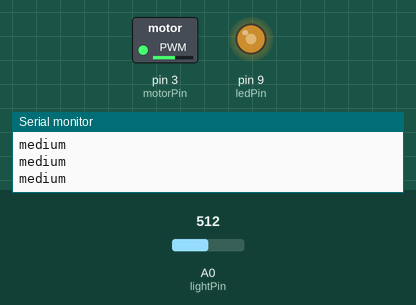
The sketch below on a simulated Arduino Uno, built with avr-gcc and run on an emulated ATmega328P. Shown: switched loads named in the sketch (green lamp = pin HIGH), output pins drawn as LEDs (lit = HIGH), the last lines printed to the serial monitor. The inputs (shaded band) are chosen by the test bench; at power-on: A0 (lightPin) = 512.

Above: at 1.2 s.
1.3 s: A0 (lightPin) set to 546
2.8 s: A0 (lightPin) set to 572
At 3.8 s:
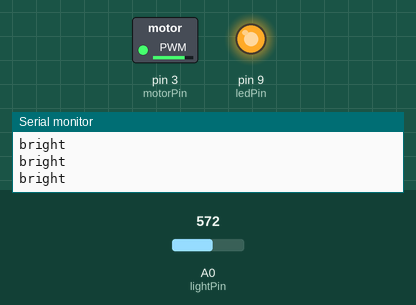
4.3 s: A0 (lightPin) set to 306
At 4.8 s:
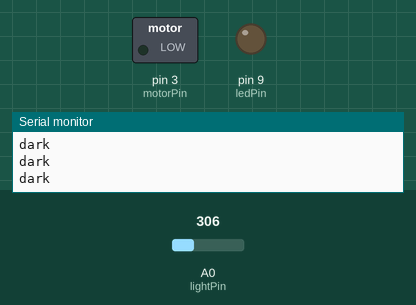
5.8 s: A0 (lightPin) set to 328
At 7.0 s:
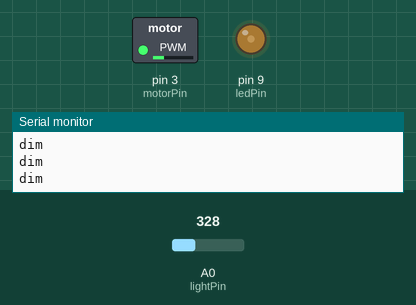
7.3 s: A0 (lightPin) set to 122
At 8.3 s:
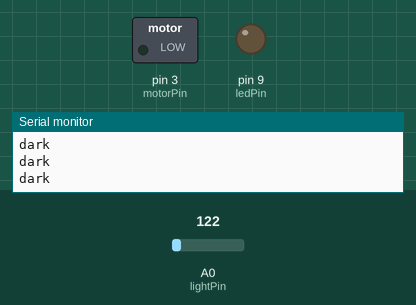
Timing chart, 0 to 9.8 s (numbered marks = the images above; inputs shaded):
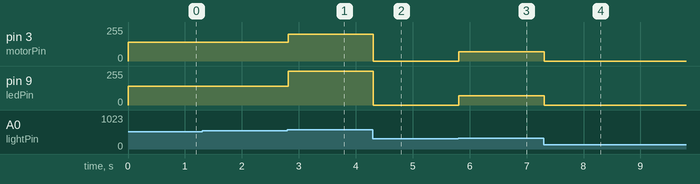

Measured:
- the behaviour switches between 559 and 560 on A0 (lightPin) (found by bisection; images 0 and 1)
- the behaviour switches between 309 and 310 on A0 (lightPin) (found by bisection; images 2 and 3)
- after the input at 2.8 s, pin 3 (motorPin): 140/255 → 200/255 at once; pin 9 (ledPin): 140/255 → 255/255 at once
- after the input at 4.3 s, pin 3 (motorPin): 200/255 → 0/255 at once; pin 9 (ledPin): 255/255 → 0/255 at once
- after the input at 5.8 s, pin 3 (motorPin), pin 9 (ledPin): 0/255 → 70/255 at once
- after the input at 7.3 s, pin 3 (motorPin), pin 9 (ledPin): 70/255 → 0/255 at once

The sketch:

Motor_PWM_w_Photoresistor_Cases.ino
```cpp
/*     -----------------------------------------------------------
 *     |  Arduino Experimentation Kit Example Code               |
 *     |  CIRC-03 .: Spin Motor Spin :. (Transistor and Motor)   |
 *     -----------------------------------------------------------
 *

 */


 //PhotoResistor Pin
int lightPin = A0; //the analog pin the photoresistor is
                  //connected to
                  //the photoresistor is not calibrated to any units so
                  //this is simply a raw sensor value (relative light)
//LED Pin
int ledPin = 9;   //the pin the LED is connected to
                  //we are controlling brightness so
                  //we use one of the PWM (pulse width
                  // modulation pins)

int motorPin = 3;  // define the pin the motor is connected to
                   // (if you use pin 9,10,11 or 3 you can also control speed)

/*
 * setup() - this function runs once when you turn your Arduino on
 * We set the motors pin to be an output (turning the pin high (+5v) or low (ground) (-))
 * rather than an input (checking whether a pin is high or low)
 */
void setup()
{
 pinMode(motorPin, OUTPUT);
 pinMode(ledPin, OUTPUT); //sets the led pin to output
 Serial.begin(9600);
}


/*
 * loop() - this function will start after setup finishes and then repeat
 * we call a function called motorOnThenOff()
 */

void loop()                     // run over and over again
{
int lightLevel = analogRead(lightPin); //Read the
                                        // lightlevel

 lightLevel = map(lightLevel, 185, 560, 0, 3);
         //adjust the value 0 to 900 to
         //span 0 to 255
         // go higher than 500 if the circuit is not turning off
 lightLevel = constrain(lightLevel, 0, 3);//make sure the
                                           //value is between
                                           //0 and 255
   // do something different depending on the
// range value:
switch (lightLevel) {
case 0: // your hand is on the sensor
Serial.println("dark");
analogWrite(ledPin, 0);  //write the value
 analogWrite(motorPin, 0);   //sets the new speed
break;
case 1: // your hand is close to the sensor
Serial.println("dim");
analogWrite(ledPin, 70);  //write the value
 analogWrite(motorPin, 70);   //sets the new speed
break;
case 2: // your hand is a few inches from the sensor
Serial.println("medium");
analogWrite(ledPin, 140);  //write the value
 analogWrite(motorPin, 140);   //sets the new speed
break;
case 3: // your hand is nowhere near the sensor
Serial.println("bright");
analogWrite(ledPin, 255);  //write the value
analogWrite(motorPin, 200);   //sets the new speed
break;
}

}
```
